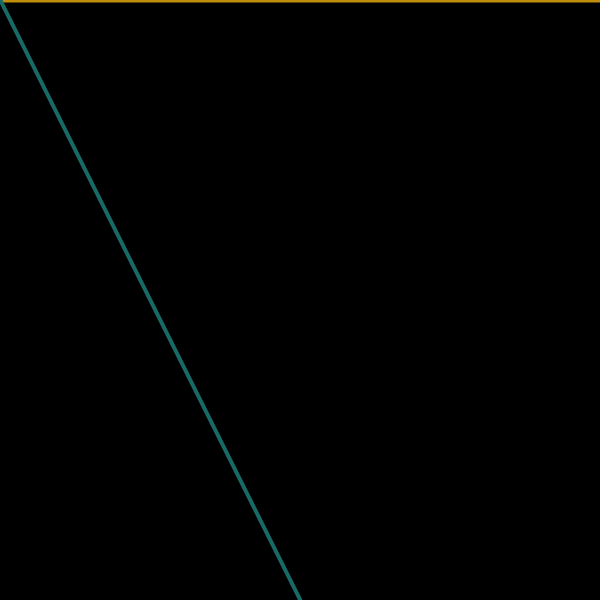
Frame 1 (no input)
Frame 60 (the mouse pressed at the canvas centre just before this capture): identical to frame 1, image omitted
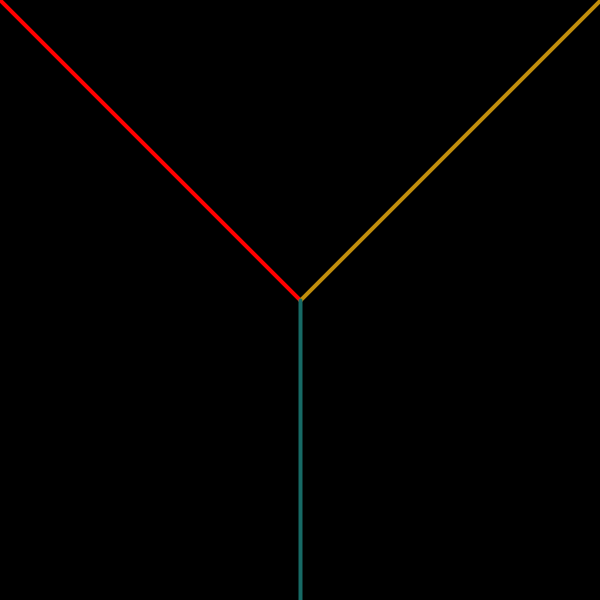
Frame 120 (the mouse held since frame 60 and released just before this capture)

The Processing sketch that drew these frames (run headless with seeded random() and noise(); from frame 60 on, the mouse is pressed at the canvas centre):

// Processing sketch: processing_135197
// ── processing_135197.pde

int aumenta = 0;
void setup() {
  noCursor();
  size(600, 600);
  strokeWeight(4);
}
void draw() {
  background(aumenta);
  stroke(255,0,0);
  line(0,0,mouseX,mouseY);
  stroke(193,142,12);
  line(width,0,mouseX,mouseY);
  stroke(23,106,101);
  line(width/2,height,mouseX,mouseY);
}
